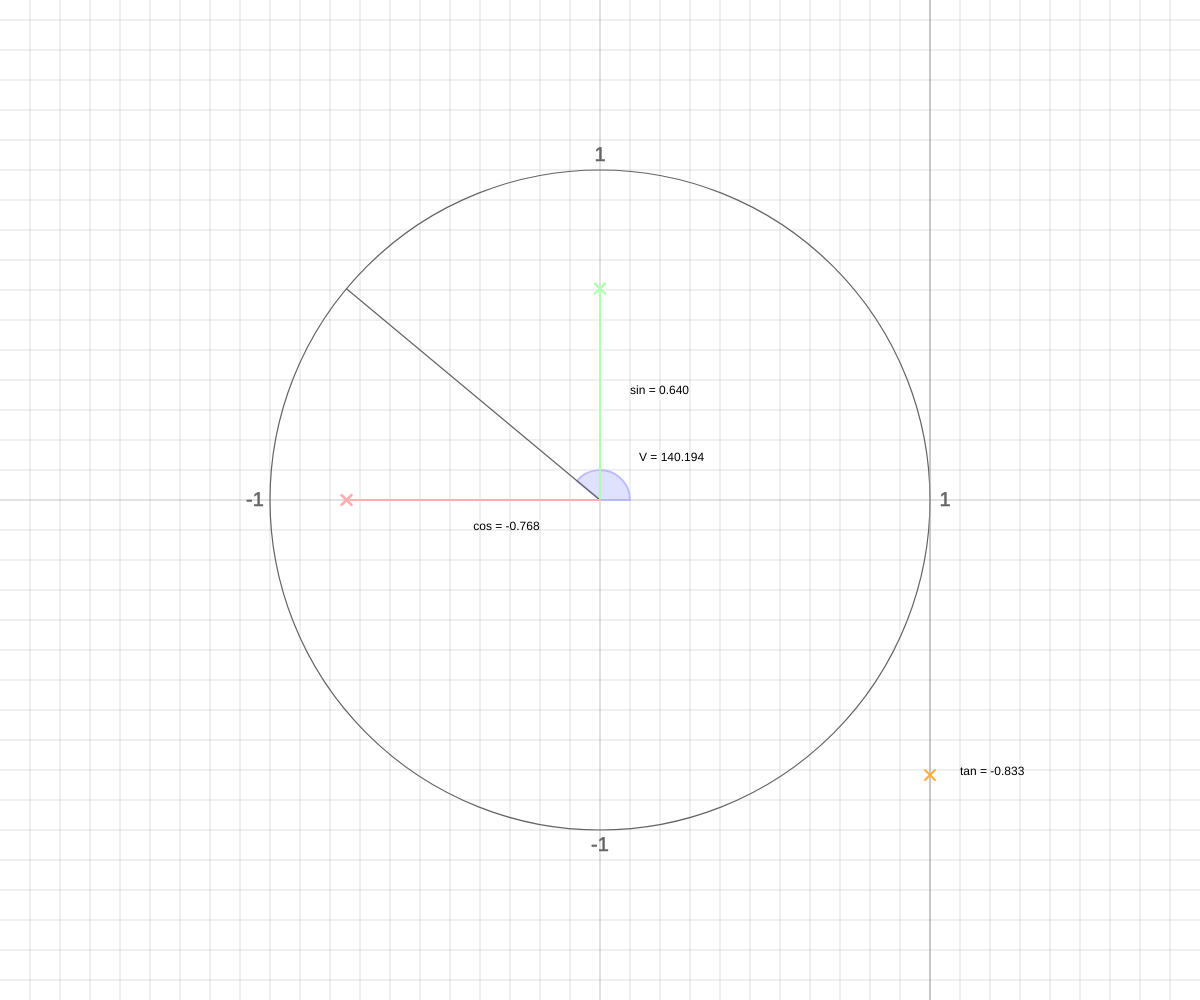
Frame 1 (no input)
Frame 60 (no input): identical to frame 1, image omitted
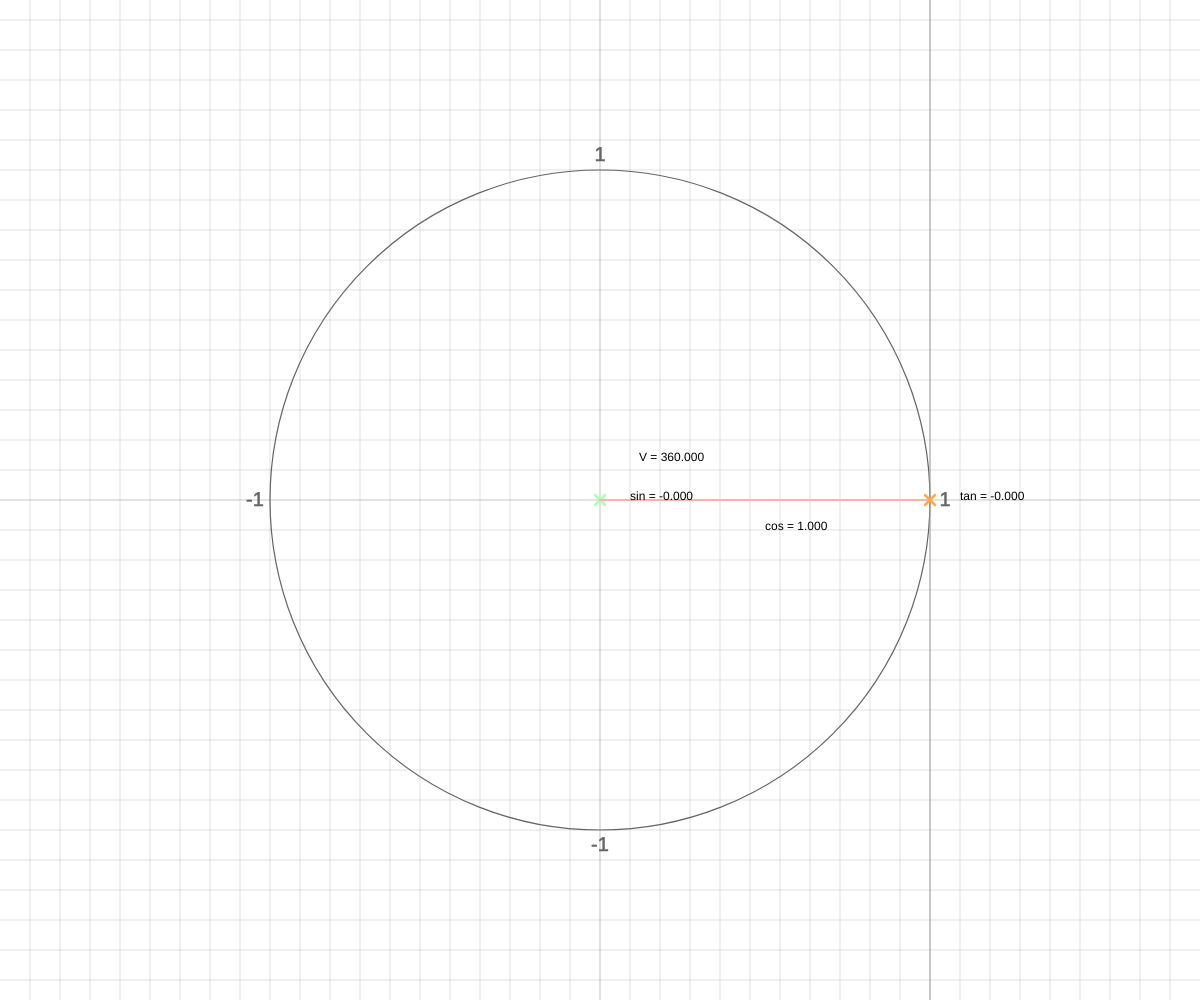
Frame 120 (the mouse pressed at the canvas centre since frame 60)

The p5.js sketch that drew these frames (run headless with seeded random() and noise() and a simulated clock; from frame 60 on, the mouse is pressed at the canvas centre):

// p5.js sketch
// ── sketch.js
let unitSize = 30;
let unitCircleDiameter = 0;
let unitCircleRadius = 0;

function setup() {
  createCanvas(windowWidth, windowHeight);
  unitCircleDiameter = ~~(Math.min(width, height) * .7 / (unitSize * 2)) * (unitSize * 2);
  unitCircleRadius = unitCircleDiameter / 2;
  angleMode(DEGREES);
}

function draw() {
  background(255);
  translate(width / 2, height / 2);

  // Draw grid lines
  gridLines();

  // Draw unit circle
  noFill();
  stroke(100);
  strokeWeight(1.2);
  circle(0, 0, unitCircleDiameter);

  // Draw numbers
  push();

  textAlign(CENTER, CENTER);
  strokeWeight(0.5);
  fill(100);
  textSize(20);
  text('1', unitCircleRadius + unitSize / 2, 0);
  text('-1', 0, unitCircleRadius + unitSize / 2);
  text('-1', -(unitCircleRadius + unitSize / 2), 0);
  text('1', 0, -(unitCircleRadius + unitSize / 2));

  pop();

  // Get rotation
  let realAngle = atan2(mouseY - height / 2, mouseX - width / 2);
  let a = realAngle < 0 ? realAngle * -1 : map(realAngle, 180, 0, 180, 360);
  fill(175, 175, 255, 100);
  stroke(175, 175, 255, 200);
  strokeWeight(2);
  arc(0, 0, unitSize * 2, unitSize * 2, realAngle, 0, PIE);

  // Draw angle text
  noStroke();
  fill(0);
  text(`V = ${a.toFixed(3)}`, unitSize * 1.3, -unitSize * 1.3);

  // Draw angle line
  stroke(100);
  strokeWeight(1.2);
  push();
  rotate(realAngle);
  line(0, 0, unitCircleRadius, 0);
  pop();

  // Draw sinus line
  strokeWeight(2);
  stroke(175, 255, 175);
  const sinLine = sin(realAngle) * unitCircleRadius;
  line(0, 0, 0, sinLine);
  strokeWeight(2.5);
  cross(0, sinLine, 5);

  // Draw cosinus line
  strokeWeight(2);
  stroke(255, 175, 175);
  const cosLine = cos(a) * unitCircleRadius;
  line(0, 0, cosLine, 0);
  strokeWeight(2.5);
  cross(cosLine, 0, 5);

  // Draw tangent line
  stroke(160);
  strokeWeight(1);
  const [tanX, tanY] = [unitCircleRadius, -tan(a) * unitCircleRadius];
  line(tanX, -height, tanX, height);
  stroke(255, 173, 51);
  strokeWeight(2);
  cross(tanX, tanY, 5);

  // Draw cosinus, sinus ang tangent text
  noStroke();
  fill(0);
  text(`sin = ${sin(a).toFixed(3)}`, unitSize, sinLine / 2);
  text(`cos = ${cos(a).toFixed(3)}`, cosLine / 2, unitSize);
  text(`tan = ${tan(a).toFixed(3)}`, tanX + unitSize, constrain(tanY, -height / 2 + unitSize, height / 2 - unitSize));
}

function gridLines() {
  stroke(0, 30);
  strokeWeight(1);
  for(let x = 0; x < width / 2; x += unitSize) {
    line(x, -height / 2, x, height / 2);
  }
  for(let y = 0; y < height / 2; y += unitSize) {
    line(-width / 2, y, width / 2, y);
  }
  for(let x = 0; x > -width / 2; x -= unitSize) {
    line(x, -height / 2, x, height / 2);
  }
  for(let y = 0; y > -height / 2; y -= unitSize) {
    line(-width / 2, y, width / 2, y);
  }
}

function cross(x, y, size) {
  push();
  translate(x, y);
  line(-size, -size, size, size);
  line(-size, size, size, -size);
  pop();
}
